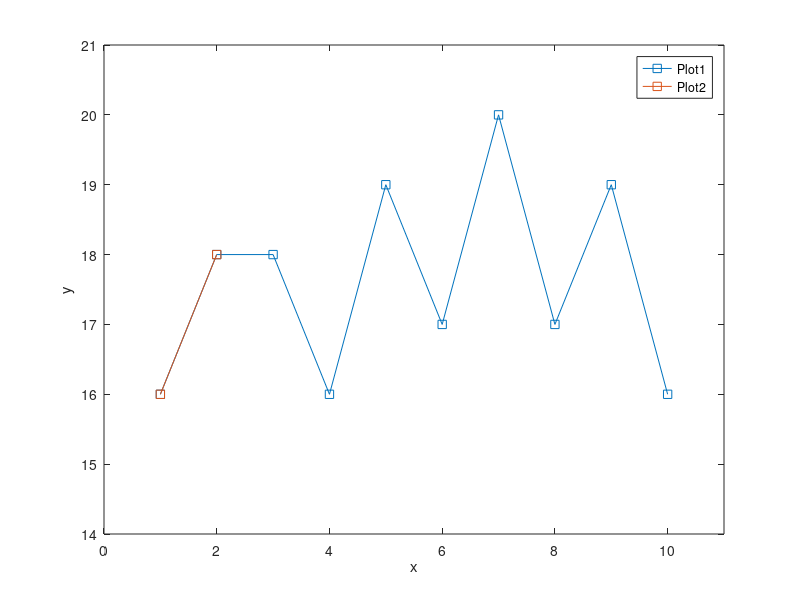

Reproduce this figure in MATLAB.
%Mohammad Hasib
%QAC 154 Take Home Exam
%05/04/2021

%Problem 1 
%Creates a 5x3 matrix of random integers between 10 and 20 inclusive.
M = randi([10 20],5,3);

%Problem 2
%Puts each element of the 5x3 matrix into a row vector.
V = reshape(M,1,[]);

%Problem 3 
% Creates a variable IDX that returns a row vector of true/false values (using 1s and 0s)
% for the row vector V.
IDX = (V > 15);

%Problem 4
%Checks IDX and if the value is 1, meaning it was greater than 15, extracts
%the original value into a variable called y_values and additionally creates another vector that creates a
%corresponding vector with the number of elements in indlength. These
%can then be used to plot the relationships.
y_values = [];
i=1;
for plot1 = IDX
    if plot1 == 1
        y_values = [y_values V(i)];
    end
    i = i + 1;
end
indlength = 1 : length(y_values);


M2 = randi([10 20],5,3);
IDX2 = reshape(M2,1,[]);
y_values2 = [];
i = 1;
for plot2 = IDX2
    if plot2 > 15
        y_values2 = [y_values2 plot2]; 
    end
end
indlength2 = 1 : length(y_values2);

%Problem 4&5
%For a second random matrix M2, Checks IDX2 and if the value is 1, meaning it was greater than 15, extracts
%the original value into a variable called y_values2 and additionally creates another vector that creates a
%corresponding vector with the number of elements in indlength2. These
%can then be used to plot the relationships.
% We can then use the hold on command to plot both plot1 and plot2 together
% in one graph

maxx = max(max(indlength),max(indlength2));
minxx = min(min(indlength),min(indlength2));

figure;
plot(indlength, y_values, '-s')
xlabel('x'), ylabel('y')
hold on; plot(indlength2, y_values2, '-s'); hold off;
xlim([minxx-1, maxx+1]);
ylim([14, 21]);
legend('Plot1', 'Plot2')
